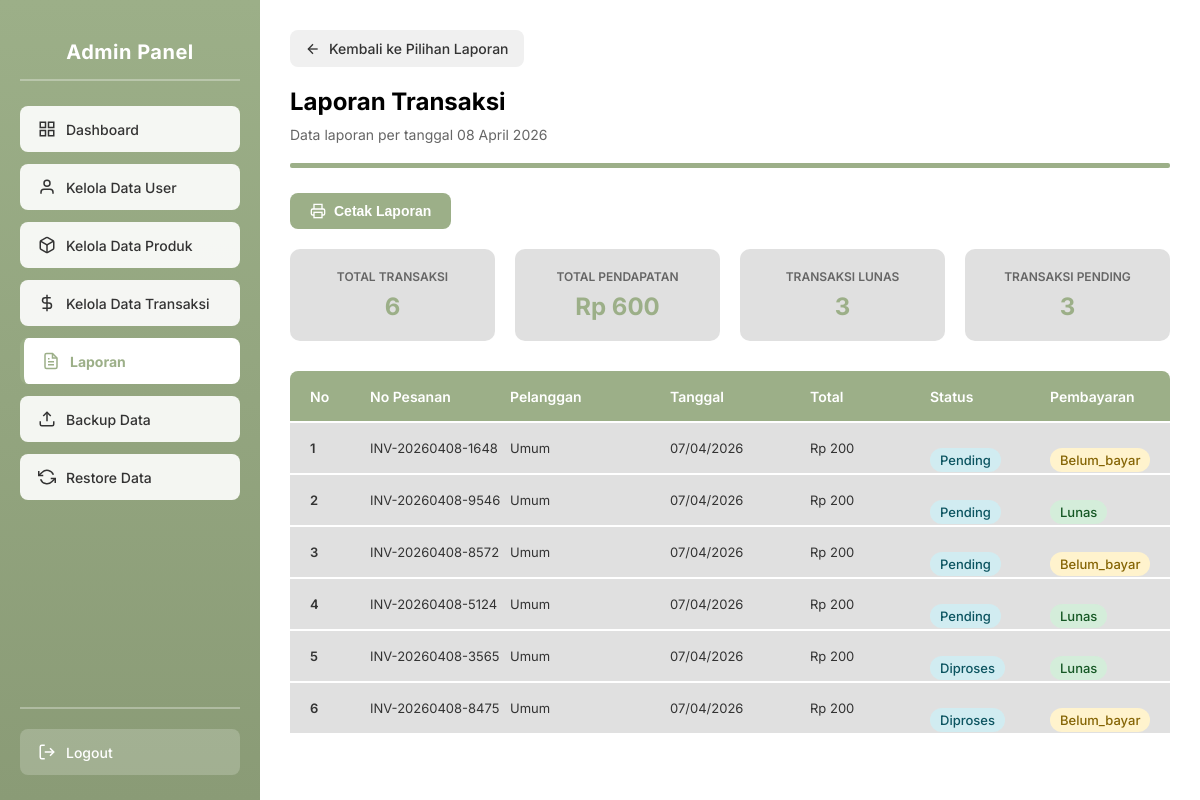
Screenshot of /Admin/jenis_laporan.php (signed in) with the database file from the repository.
### tables this page shows
CREATE TABLE `pesanan` (
  `id` int(11) NOT NULL,
  `nomor_pesanan` varchar(50) NOT NULL,
  `id_pelanggan` int(11) DEFAULT NULL,
  `tanggal_pesanan` timestamp NOT NULL DEFAULT current_timestamp(),
  `total_harga` decimal(10,2) NOT NULL,
  `status_pesanan` enum('pending','diproses','dikirim','selesai','batal') DEFAULT 'pending',
  `status_pembayaran` enum('belum_bayar','lunas') DEFAULT 'belum_bayar',
  `metode_pembayaran` varchar(50) DEFAULT NULL,
  `alamat_pengiriman` text DEFAULT NULL,
  `nama_penerima` varchar(100) DEFAULT NULL,
  `telepon_penerima` varchar(20) DEFAULT NULL
);

### Admin/jenis_laporan.php (the view, shortened to what this page needs)
<?php
$koneksi = getKoneksi();
$type = isset($_GET['type']) ? $_GET['type'] : 'transaksi';
$transactions = [];
$total_penjualan = 0;
if ($type == 'transaksi') {
    $query = "SELECT p.*, pl.nama as nama_pelanggan
              FROM pesanan p
              LEFT JOIN pelanggan pl ON p.id_pelanggan = pl.id
              ORDER BY p.tanggal_pesanan DESC";
    $result = mysqli_query($koneksi, $query);
    while ($row = mysqli_fetch_assoc($result)) {
        $transactions[] = $row;
    }
    $total_penjualan = mysqli_fetch_assoc(mysqli_query($koneksi, "SELECT SUM(total_harga) as total FROM pesanan WHERE status_pembayaran = 'lunas'"))['total'] ?? 0;
}
$titles = [
    'transaksi' => 'Laporan Transaksi',
    'penjualan' => 'Laporan Penjualan',
    'stok' => 'Laporan Stok'
];
$page_title = $titles[$type];
?>
<!DOCTYPE html>
<html lang="id">
<head>
</head>
<body>
<div class="main-container">
    <div class="sidebar">
        <div class="sidebar-header">
            <h1 class="sidebar-title">Admin Panel</h1>
        </div>
        <a href="dashboard.php" class="menu-item">
            <svg viewBox="0 0 24 24"><rect x="3" y="3" width="7" height="7"></rect><rect x="14" y="3" width="7" height="7"></rect><rect x="14" y="14" width="7" height="7"></rect><rect x="3" y="14" width="7" height="7"></rect></svg>
            Dashboard
        </a>
        <a href="kelola_data_user.php" class="menu-item">
            <svg viewBox="0 0 24 24"><path d="M20 21v-2a4 4 0 0 0-4-4H8a4 4 0 0 0-4 4v2"></path><circle cx="12" cy="7" r="4"></circle></svg>
            Kelola Data User
        </a>
        <a href="kelola_data_produk.php" class="menu-item">
            <svg viewBox="0 0 24 24"><path d="M21 16V8a2 2 0 0 0-1-1.73l-7-4a2 2 0 0 0-2 0l-7 4A2 2 0 0 0 3 8v8a2 2 0 0 0 1 1.73l7 4a2 2 0 0 0 2 0l7-4A2 2 0 0 0 21 16z"></path><polyline points="3.27 6.96 12 12.01 20.73 6.96"></polyline><line x1="12" y1="22.08" x2="12" y2="12"></line></svg>
            Kelola Data Produk
        </a>
        <a href="kelola_data_transaksi.php" class="menu-item">
            <svg viewBox="0 0 24 24"><line x1="12" y1="1" x2="12" y2="23"></line><path d="M17 5H9.5a3.5 3.5 0 0 0 0 7h5a3.5 3.5 0 0 1 0 7H6"></path></svg>
            Kelola Data Transaksi
        </a>
        <a href="laporan.php" class="menu-item active">
            <svg viewBox="0 0 24 24"><path d="M14 2H6a2 2 0 0 0-2 2v16a2 2 0 0 0 2 2h12a2 2 0 0 0 2-2V8z"></path><polyline points="14 2 14 8 20 8"></polyline><line x1="16" y1="13" x2="8" y2="13"></line><line x1="16" y1="17" x2="8" y2="17"></line><polyline points="10 9 9 9 8 9"></polyline></svg>
            Laporan
        </a>
        <a href="backup_data.php" class="menu-item">
            <svg viewBox="0 0 24 24"><path d="M21 15v4a2 2 0 0 1-2 2H5a2 2 0 0 1-2-2v-4"></path><polyline points="17 8 12 3 7 8"></polyline><line x1="12" y1="3" x2="12" y2="15"></line></svg>
            Backup Data
        </a>
        <a href="restore_data.php" class="menu-item">
            <svg viewBox="0 0 24 24"><polyline points="1 4 1 10 7 10"></polyline><polyline points="23 20 23 14 17 14"></polyline><path d="M20.49 9A9 9 0 0 0 5.64 5.64L1 10m22 4l-4.64 4.36A9 9 0 0 1 3.51 15"></path></svg>
            Restore Data
        </a>
        <div class="logout-section">
            <a href="../auth/logout.php" class="logout-btn">
                <svg viewBox="0 0 24 24"><path d="M9 21H5a2 2 0 0 1-2-2V5a2 2 0 0 1 2-2h4"></path><polyline points="16 17 21 12 16 7"></polyline><line x1="21" y1="12" x2="9" y2="12"></line></svg>
                Logout
            </a>
        </div>
    </div>
    <div class="main-content">
        <a href="laporan.php" class="back-btn">
            <svg viewBox="0 0 24 24"><line x1="19" y1="12" x2="5" y2="12"></line><polyline points="12 19 5 12 12 5"></polyline></svg>
            Kembali ke Pilihan Laporan
        </a>
        <h2 class="page-title"><?= $page_title ?></h2>
        <p class="page-subtitle">Data laporan per tanggal <?= date('d F Y') ?></p>
        <div class="divider"></div>
        <button class="print-btn" onclick="window.print()">
            <svg viewBox="0 0 24 24"><polyline points="6 9 6 2 18 2 18 9"></polyline><path d="M6 18H4a2 2 0 0 1-2-2v-5a2 2 0 0 1 2-2h16a2 2 0 0 1 2 2v5a2 2 0 0 1-2 2h-2"></path><rect x="6" y="14" width="12" height="8"></rect></svg>
            Cetak Laporan
        </button>
        <?php if ($type == 'transaksi'): ?>
        <div class="summary-cards">
            <div class="summary-card">
                <div class="summary-card-label">Total Transaksi</div>
                <div class="summary-card-value"><?= count($transactions) ?></div>
            </div>
            <div class="summary-card">
                <div class="summary-card-label">Total Pendapatan</div>
                <div class="summary-card-value">Rp <?= number_format($total_penjualan, 0, ',', '.') ?></div>
            </div>
            <div class="summary-card">
                <div class="summary-card-label">Transaksi Lunas</div>
                <div class="summary-card-value"><?= mysqli_fetch_assoc(mysqli_query($koneksi, "SELECT COUNT(*) as total FROM pesanan WHERE status_pembayaran = 'lunas'"))['total'] ?? 0 ?></div>
            </div>
            <div class="summary-card">
                <div class="summary-card-label">Transaksi Pending</div>
                <div class="summary-card-value"><?= mysqli_fetch_assoc(mysqli_query($koneksi, "SELECT COUNT(*) as total FROM pesanan WHERE status_pembayaran = 'belum_bayar'"))['total'] ?? 0 ?></div>
            </div>
        </div>
        <div class="table-header">
            <span style="left: 20px;">No</span>
            <span style="left: 80px;">No Pesanan</span>
            <span style="left: 220px;">Pelanggan</span>
            <span style="left: 380px;">Tanggal</span>
            <span style="left: 520px;">Total</span>
            <span style="left: 640px;">Status</span>
            <span style="left: 760px;">Pembayaran</span>
        </div>
        <?php $no = 1; foreach ($transactions as $trx): ?>
        <div class="table-row">
            <span style="left: 20px; font-weight: 600;"><?= $no++ ?></span>
            <span style="left: 80px;"><?= htmlspecialchars($trx['nomor_pesanan']) ?></span>
            <span style="left: 220px;"><?= htmlspecialchars($trx['nama_pelanggan'] ?? 'Umum') ?></span>
            <span style="left: 380px;"><?= date('d/m/Y', strtotime($trx['tanggal_pesanan'])) ?></span>
            <span style="left: 520px;">Rp <?= number_format($trx['total_harga'], 0, ',', '.') ?></span>
            <span style="left: 640px;">
                <span class="badge badge-<?= $trx['status_pesanan']=='selesai'?'success':($trx['status_pesanan']=='batal'?'danger':'info') ?>">
                    <?= ucfirst($trx['status_pesanan']) ?>
                </span>
            </span>
            <span style="left: 760px;">
                <span class="badge badge-<?= $trx['status_pembayaran']=='lunas'?'success':'warning' ?>">
                    <?= ucfirst($trx['status_pembayaran']) ?>
                </span>
            </span>
        </div>
        <?php endforeach; ?>
        <?php endif; ?>
    </div>
</div>
</body>
</html>

### Admin/jenis_laporan.php (style rules this page uses)
* { margin: 0; padding: 0; box-sizing: border-box; }
body { font-family: 'Inter', Arial, sans-serif; background: #f5f5f5; color: #333; }
.main-container { display: flex; min-height: 100vh; }
.sidebar { width: 260px; background: linear-gradient(180deg, #9CAF88 0%, #8A9B76 100%); padding: 25px 20px; display: flex; flex-direction: column; position: fixed; height: 100vh; overflow-y: auto; }
.sidebar-header { text-align: center; padding: 15px 0; margin-bottom: 25px; border-bottom: 2px solid rgba(255,255,255,0.3); }
.sidebar-title { color: white; font-size: 20px; font-weight: 700; letter-spacing: 0.5px; }
.menu-item { background-color: rgba(255,255,255,0.9); padding: 14px 18px; margin-bottom: 12px; border-radius: 8px; text-align: left; cursor: pointer; font-weight: 500; color: #333; text-decoration: none; transition: all 0.2s ease; font-size: 14px; display: flex; align-items: center; gap: 10px; }
.menu-item.active { background-color: white; color: #9CAF88; font-weight: 700; border-left: 4px solid #9CAF88; }
.menu-item svg { width: 18px; height: 18px; stroke: currentColor; fill: none; stroke-width: 2; }
.logout-section { margin-top: auto; padding-top: 20px; border-top: 2px solid rgba(255,255,255,0.3); }
.logout-btn { display: flex; align-items: center; gap: 10px; padding: 14px 18px; background-color: rgba(255,255,255,0.2); color: white; border: none; border-radius: 8px; cursor: pointer; font-size: 14px; font-weight: 500; text-decoration: none; transition: background-color 0.2s; }
.logout-btn svg { width: 18px; height: 18px; stroke: white; fill: none; stroke-width: 2; }
.main-content { flex: 1; margin-left: 260px; padding: 30px; background: #fff; min-height: 100vh; }
.page-title { font-size: 24px; font-weight: 700; color: #000; margin-bottom: 10px; }
.page-subtitle { font-size: 14px; color: #666; margin-bottom: 20px; }
.divider { width: 100%; height: 5px; background: #9CAF88; margin: 0 0 25px 0; border-radius: 2px; }
.back-btn { display: inline-flex; align-items: center; gap: 8px; padding: 10px 15px; background: #f0f0f0; color: #333; border-radius: 8px; text-decoration: none; font-size: 14px; font-weight: 500; margin-bottom: 20px; transition: 0.2s; }
.back-btn svg { width: 16px; height: 16px; stroke: #333; fill: none; stroke-width: 2; }
.summary-cards { display: grid; grid-template-columns: repeat(auto-fit, minmax(200px, 1fr)); gap: 20px; margin-bottom: 30px; }
.summary-card { background: #E0E0E0; padding: 20px; border-radius: 10px; text-align: center; }
.summary-card-label { font-size: 12px; color: #666; margin-bottom: 8px; text-transform: uppercase; font-weight: 600; }
.summary-card-value { font-size: 24px; font-weight: 700; color: #9CAF88; }
.table-header { width: 100%; height: 50px; background: #9CAF88; display: flex; align-items: center; position: relative; margin-bottom: 2px; border-radius: 8px 8px 0 0; }
.table-header span { font-family: Inter; font-size: 14px; position: absolute; font-weight: 600; color: white; }
.table-row { width: 100%; height: 50px; background: #E0E0E0; display: flex; align-items: center; position: relative; margin-bottom: 2px; }
.table-row span { font-family: Inter; font-size: 13px; position: absolute; }
.badge { padding: 4px 10px; border-radius: 12px; font-size: 12px; font-weight: 500; }
.badge-success { background: #d4edda; color: #155724; }
.badge-warning { background: #fff3cd; color: #856404; }
.badge-info { background: #d1ecf1; color: #0c5460; }
.print-btn { display: inline-flex; align-items: center; gap: 8px; padding: 10px 20px; background: #9CAF88; color: white; border: none; border-radius: 8px; font-size: 14px; font-weight: 600; cursor: pointer; margin-bottom: 20px; transition: 0.2s; }
.print-btn svg { width: 16px; height: 16px; stroke: white; fill: none; stroke-width: 2; }

### rows the page displays
pesanan: nomor_pesanan "INV-20260408-1648", nama_pelanggan "Umum", tanggal_pesanan "07/04/2026", total_harga "200", status_pesanan "Pending", status_pembayaran "Belum_bayar"
pesanan: nomor_pesanan "INV-20260408-9546", nama_pelanggan "Umum", tanggal_pesanan "07/04/2026", total_harga "200", status_pesanan "Pending", status_pembayaran "Lunas"
pesanan: nomor_pesanan "INV-20260408-8572", nama_pelanggan "Umum", tanggal_pesanan "07/04/2026", total_harga "200", status_pesanan "Pending", status_pembayaran "Belum_bayar"
pesanan: nomor_pesanan "INV-20260408-5124", nama_pelanggan "Umum", tanggal_pesanan "07/04/2026", total_harga "200", status_pesanan "Pending", status_pembayaran "Lunas"
pesanan: nomor_pesanan "INV-20260408-3565", nama_pelanggan "Umum", tanggal_pesanan "07/04/2026", total_harga "200", status_pesanan "Diproses", status_pembayaran "Lunas"
pesanan: nomor_pesanan "INV-20260408-8475", nama_pelanggan "Umum", tanggal_pesanan "07/04/2026", total_harga "200", status_pesanan "Diproses", status_pembayaran "Belum_bayar"

### other values shown
$page_title "Laporan Transaksi"
count($transactions) "6"
$total_penjualan "600"
